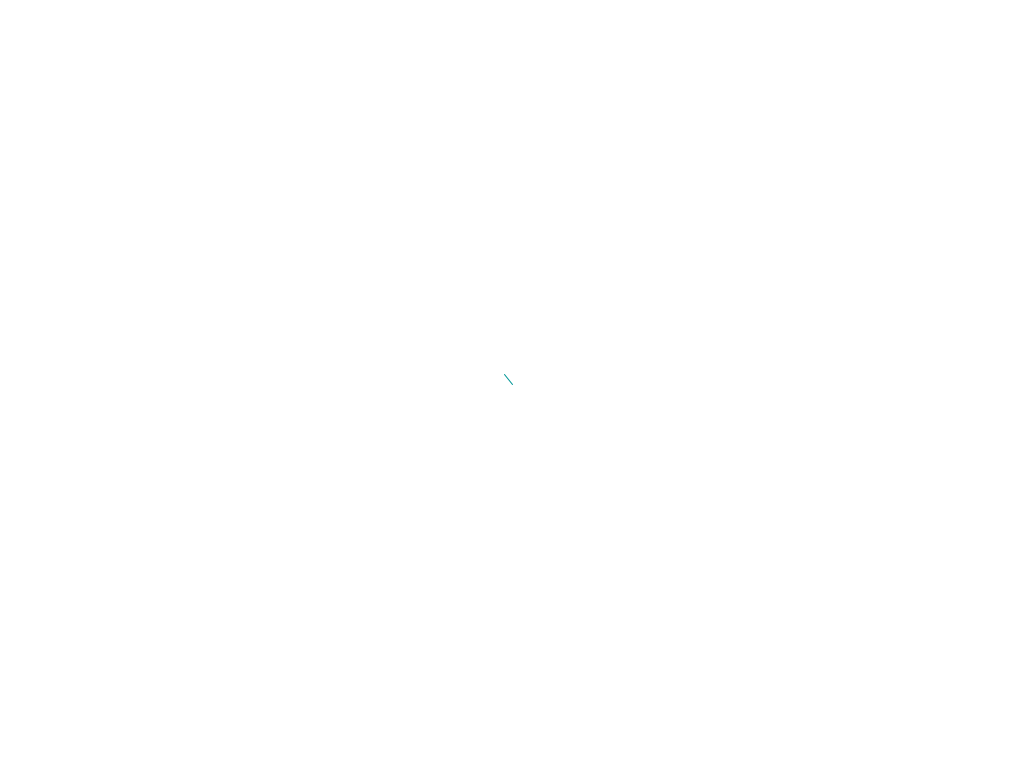
Frame 1 (no input)
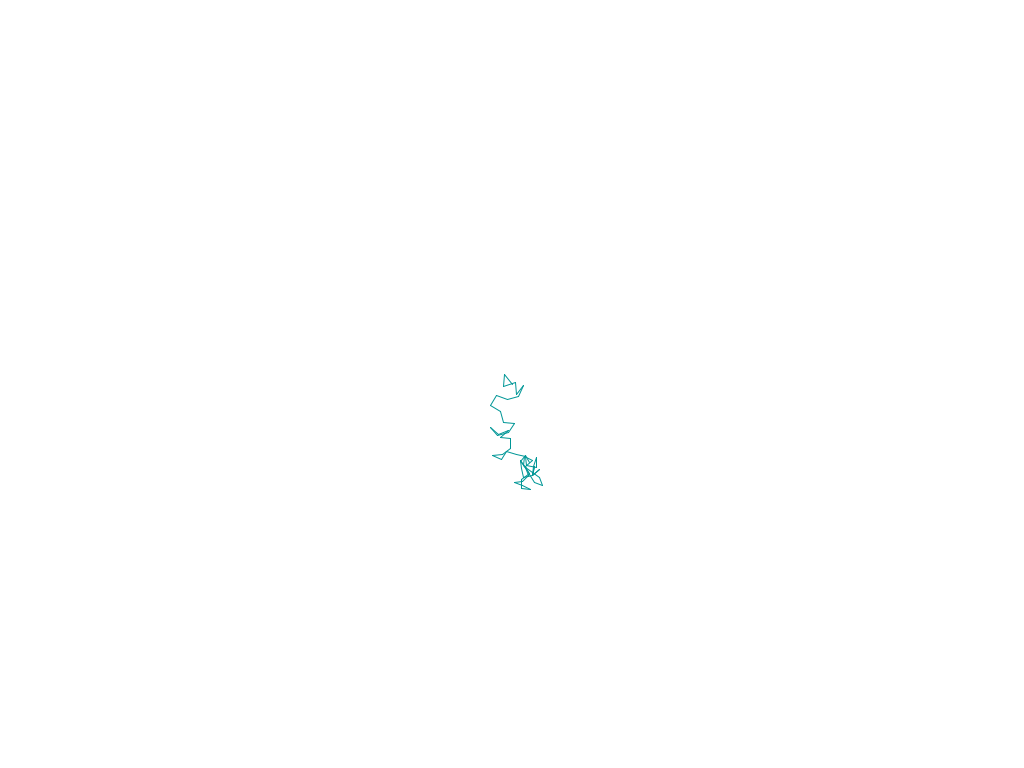
Frame 60 (the mouse pressed at the canvas centre just before this capture)
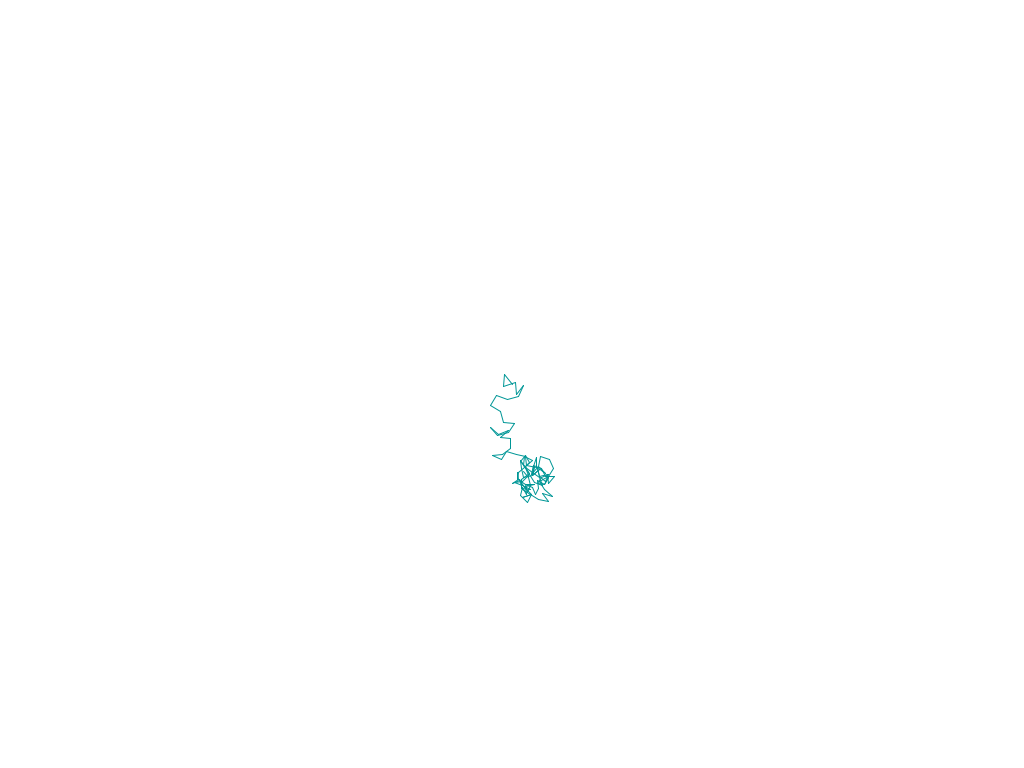
Frame 120 (the mouse held since frame 60 and released just before this capture)

The Processing sketch that drew these frames (run headless with seeded random() and noise(); from frame 60 on, the mouse is pressed at the canvas centre):

// Processing sketch: Intro
// ── Intro.pde
/*
Walker w;
Walker2 w2;
DownRightWalker drw;
DownRightWalker2 drw2;
MouseWalker mw;
*/

GaussianSplatterer gs;
GaussianWalker gw;
LevyWalker lw;
PerlinWalker pw;


void setup() {
  
  size(1024,768);
  background(255);
  //gs = new GaussianSplatterer();
  //gw = new GaussianWalker();
  //lw = new LevyWalker();
  pw = new PerlinWalker();
  
  /*
  w = new Walker();
  w2 = new Walker2();
  drw = new DownRightWalker();
  drw2 = new DownRightWalker2();
  mw = new MouseWalker(900,700,new int[] {0,200,150});
  */
}
void draw() {
  //gs.render();
  //gw.stepAndRender();
  //lw.stepAndRender();
  pw.stepAndRender();

  /*
  w.stepAndRender();  
  w2.stepAndRender();
  drw.stepAndRender();
  drw2.stepAndRender();
  mw.stepAndRender();
  */
}

// ── DownRightWalker.pde
class DownRightWalker extends Walker {

  DownRightWalker() {
    super(width/2, height/3, new int[] {0,255,0});
  }
  DownRightWalker(int startX, int startY) {
    super(startX, startY, new int[] {0,255,0});
  }
  
  DownRightWalker(int startX, int startY, int[] strokeColor) {
    super(startX, startY, strokeColor);
  }  
  
  void step() {
    
    int xChoice = int(random(3)) - 1 + int(random(2));
    int yChoice = int(random(3)) - 1 + int(random(2));
    
    x += xChoice;
    y += yChoice;
    
  }
}

// ── DownRightWalker2.pde
class DownRightWalker2 extends Walker {
  
  DownRightWalker2() {
    super(width/3, height/2, new int[] {0,0,200});
  }
  DownRightWalker2(int startX, int startY) {
    super(startX, startY, new int[] {0,0,200});
  }
  
  DownRightWalker2(int startX, int startY, int[] strokeColor) {
    super(startX, startY, strokeColor);
  }  
  
  void step() {
    // Up Left 20%, Down Right 30%
    float r = random(1);
    if (r < 0.2) {
      x--;
    } else if (r < 0.4) {
     y--;
    } else if (r < .7) {
     x++;
    } else {
     y++;
    } 
    
  }
}

// ── GaussianSplatterer.pde
import java.util.*;

class GaussianSplatterer {
  Random generator;
  float[] meanXY; 
  float[] sdXY;
  float[] meanRGB;
  float[] sdRGB;
  GaussianSplatterer(){
    generator = new Random();
    meanXY = new float[] {width/2,height/2};
    sdXY = new float[] {width/10,height/10};
    meanRGB = new float[] {100,150,175};
    sdRGB = new float[] {12,12,12};
  }
  
  void render(){
    //Find new Gaussians
    float[] nums = new float[5];    
    for (int i = 0; i < nums.length; i++) {
      nums[i] = (float) generator.nextGaussian();
    }
    
    //Find colors
    float[] rgbColors = new float[3];
    for (int j = 0; j<rgbColors.length; j++) {
      rgbColors[j] = nums[j]*sdRGB[j]+meanRGB[j];
    }
    
    float x = nums[3]*sdXY[0] + meanXY[0];
    float y = nums[4]*sdXY[1] + meanXY[1];
    
    noStroke();
    fill(rgbColors[0],rgbColors[1],rgbColors[2],50);
    ellipse(x,y,16,16);
  }
  
}

// ── GaussianWalker.pde
import java.util.*;

class GaussianWalker extends Walker {
  Random generator;
  int xOld;
  int yOld;
  
  GaussianWalker() {
    this(2*width/3, 2*height/3, new int[] {0,150,150});
  }
  GaussianWalker(int startX, int startY) {
    this(startX, startY, new int[] {0,150,150});
  }  
  GaussianWalker(int startX, int startY, int[] strokeColor) {
    super(startX, startY, strokeColor);
    generator = new Random();
  }
  
  void step() {    
    int xChoice = int(random(3))-1;
    int yChoice = int(random(3))-1;
    float prob = (float) generator.nextGaussian();
    int stepSize = round(prob*2 + 5);
    xOld = x;
    yOld = y;
    x += xChoice*stepSize;
    y += yChoice*stepSize;    
  }
  
  void render() {
    stroke(rgbColor[0],rgbColor[1],rgbColor[2]);
    line(xOld,yOld,x,y);
  }
  
}

// ── LevyWalker.pde
class LevyWalker{
  float xOld;
  float yOld;
  float x;
  float y;
  int[] rgbColor;
  
  LevyWalker() {
    this(width/2, height/2, new int[] {0,150,150});
  }
  LevyWalker(float startX, float startY) {
    this(startX, startY, new int[] {0,150,150});
  }  
  LevyWalker(float startX, float startY, int[] strokeColor) {
    x = startX;
    y = startY;
    rgbColor = strokeColor;
  }
  
  void step() {    

    xOld = x;
    yOld = y;
    float xStep;
    float yStep;
    
    float r = random(1);
    //A 2% chance of taking a large step
    if (r < 0.02) {
      float stepsize = pickStepSize();
      xStep = random(-stepsize,stepsize);
      yStep = random(-stepsize,stepsize);
    } else {
      xStep = random(-2,2);
      yStep = random(-2,2);
    }

    x += xStep;
    y += yStep;
  }
  
  void render() {
    stroke(rgbColor[0],rgbColor[1],rgbColor[2]);
    line(xOld,yOld,x,y);
  }

  void stepAndRender() {
    step();
    render();
  }
  
  float pickStepSize() {
    
    //We do this “forever” until we find a qualifying step size
    while (true) {    
      
      float stepSize = random(0,100);
      float probability = sq(stepSize);
      float qualifier = random(0,100);   
      
      if (qualifier < probability) {
        return stepSize;
      }    
    }
    
  }
  
}

// ── MouseWalker.pde
class MouseWalker extends Walker{

  MouseWalker() {
    super(width/2, 2*height/3, new int[] {200,0,0});
  }
  MouseWalker(int startX, int startY) {
    super(startX, startY, new int[] {200,0,200});
  }
  
  MouseWalker(int startX, int startY, int[] strokeColor) {
    super(startX, startY, strokeColor);
  }  
  
  void step() {
    //50% chance of moving in direction of mouse
    float r = random(1);
    if (r < 0.5) {
      int xStep = int(random(3))-1;
      int yStep = int(random(3))-1;
      x += xStep;
      y += yStep;
    } else {
      float xDiff = mouseX-x;
      float yDiff = mouseY-y;
      float angle = atan2(yDiff,xDiff);
      int xStep = round(cos(angle));
      int yStep = round(sin(angle));
      x += xStep;
      y += yStep;
    } 
    
  }

}

// ── PerlinWalker.pde
// Exercise 1.7
class PerlinWalker {
  float x,y,xOld,yOld;
  int[] rgbColor;
  int maxStep;
  float t;
  
  PerlinWalker() {
    this(width/2, height/2, new int[] {0,150,150});
  }
  PerlinWalker(float startX, float startY) {
    this(startX, startY, new int[] {0,150,150});
  }  
  PerlinWalker(float startX, float startY, int[] strokeColor) {
    x = startX;
    y = startY;
    t = 0;
    maxStep = 20;
    rgbColor = strokeColor;
  }
  
  void step() {  
    xOld = x;
    yOld = y;
    
    float stepSize = map(noise(t), 0, 1, 0, maxStep);
    float angle = random(0,2*PI);
      
    x += cos(angle)*stepSize;
    y += sin(angle)*stepSize;  
    
    t += 0.01;
  }
  
  void render() {
    stroke(rgbColor[0],rgbColor[1],rgbColor[2]);
    line(xOld,yOld,x,y);
  }

  void stepAndRender() {
    step();
    render();
  }
  
  
}

// ── Toolbox.pde
class Toolbox {
  float atan360(float x, float y) {
    if (x==0 && y==0) return 0;
    float angle = atan(y/x);
    if (x < 0) return angle+PI;
    if (y < 0) return angle+2*PI;
    return angle;    
  }
  int signum(int n) {
    if (n > 0) return 1;
    if (n < 0) return -1;
    return 0;
  }
}

// ── Walker.pde
class Walker {
  int x;
  int y;
  int[] rgbColor;
  
  // Constructors
  Walker() {
    this(width/2,height/2);
  }
  
  Walker(int startX, int startY) {
    this(startX,startY,new int[] {0,0,0});
  }
  
  Walker(int startX, int startY, int[] strokeColor ) {
    x = startX;
    y = startY;
    rgbColor = strokeColor;
  }
  
  // Other Methods
  void render() {
    stroke(rgbColor[0],rgbColor[1],rgbColor[2]);
    point(x,y);
  }
  
  void step() {
    int choice = int(random(4));
    if (choice == 0) {
      x++;
    } else if (choice == 1) {
      x--;
    } else if (choice == 2) {
      y++;
    } else if (choice == 3) {
      y--;
    } 
  }
  
  void stepAndRender() {
    step();
    render();
  }
  
}

// ── Walker2.pde
class Walker2 extends Walker {
  
  Walker2() {
    super(width/3, height/3, new int[] {255,0,0});
  }
  
  Walker2(int startX, int startY) {
    super(startX, startY, new int[] {255,0,0});
  }
  
  Walker2(int startX, int startY, int[] strokeColor) {
    super(startX, startY, strokeColor);
  }  
  
  void step() {    
    int xChoice = int(random(3))-1;
    int yChoice = int(random(3))-1;    
    x += xChoice;
    y += yChoice;    
  }
  
}
